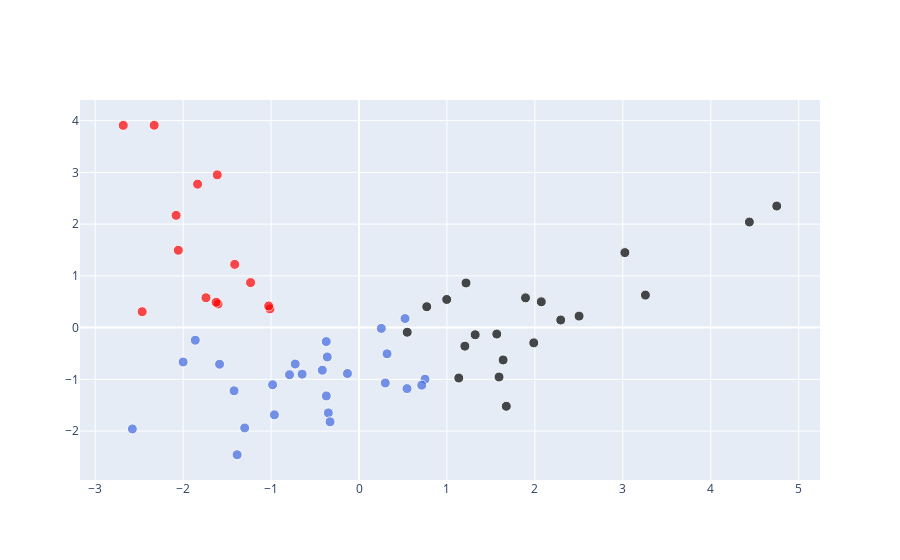

This figure's notebook cell:
### Markdown cell above
La représentation dans le plan de l'ACP semble une nouvelle fois relativement fiable au vu de la varaince expliquée par les deux premiers axes (surtout par le premier). 

Il est toujours aussi difficile en revanche de trouver un nombre de cluster optimal par cette méthode de l'inertie intraclasse.

Cette fois-ci, lorsque l'on partitionne nos données en deux clusters, la distinction ne se fait plus selon le niveau des variables en 2000. Il s'agit au contraire de séparer d'un côté les pays qui ont eu une forte croissance, basée sur l'augmentation de l'utilisation de l'énergie par tête et des émission de GES. On retrouve ainsi des coefficients relativement importants et significatifs en ce qui concerne la régression linéaire du PIB sur ces dex indicateurs. En revanche, leur industrie et leur développement des énergies alternatives ne sont que proches de la moyenne, et le développement de l'agriculture un peu en-dessous. Le second cluster représente alors les pays qui ont une trajectoire exactement inverse.

On regarde si on peut raffiner un peu plus.

### Code cell
A,dic,axis=get_cluster_ACP(3,data_set_4, seed = 1)
print(dic)
A.tail(3)

### Figure 1 — Plotly figure (JSON) as saved in the notebook; plotly's stock layout.template omitted (floating-point values rounded to 4 significant figures)
{"data": [{"hoverinfo": "text", "marker": {"color": ["royalblue", "royalblue", "black", "black", "red", "royalblue", "royalblue", "black", "red", "black", "black", "royalblue", "royalblue", "royalblue", "red", "black", "red", "red", "black", "royalblue", "black", "royalblue", "royalblue", "red", "royalblue", "red", "red", "royalblue", "royalblue", "royalblue", "royalblue", "black", "royalblue", "royalblue", "black", "black", "black", "royalblue", "black", "royalblue", "red", "royalblue", "royalblue", "royalblue", "black", "black", "red", "red", "red", "royalblue", "black", "red", "royalblue", "black", "black", "black", "royalblue", "royalblue", "black", "red"], "size": [10, 10, 10, 10, 10, 10, 10, 10, 10, 10, 10, 10, 10, 10, 10, 10, 10, 10, 10, 10, 10, 10, 10, 10, 10, 10, 10, 10, 10, 10, 10, 10, 10, 10, 10, 10, 10, 10, 10, 10, 10, 10, 10, 10, 10, 10, 10, 10, 10, 10, 10, 10, 10, 10, 10, 10, 10, 10, 10, 10]}, "mode": "markers", "text": ["ARG", "AUS", "AUT", "BGD", "BGR", "BOL", "BRA", "BWA", "CHE", "CHL", "CHN", "CIV", "CMR", "COG", "COL", "CRI", "CUB", "DNK", "DOM", "ECU", "EGY", "ETH", "FIN", "FRA", "GAB", "GBR", "GHA", "GTM", "HND", "HTI", "IDN", "IND", "ITA", "KEN", "KOR", "LKA", "MAR", "MEX", "MYS", "NGA", "NLD", "NOR", "NPL", "NZL", "PAK", "PAN", "PHL", "PRY", "ROU", "SDN", "SLV", "SWE", "TGO", "THA", "TUN", "TUR", "URY", "VEN", "VNM", "ZMB"], "type": "scatter", "uid": "2e277309-0cc5-44ac-81f1-ae15f9394c39", "x": [-0.3489, -0.1315, 1.675, 1.135, -2.055, 0.5458, 0.7504, 1.894, -2.681, 1.987, 4.751, -2.577, -1.862, -1.421, -1.414, 0.7702, -1.74, -2.329, 0.9974, 0.2986, 1.639, -0.7903, -0.3728, -1.233, -0.9625, -1.836, -1.012, 0.3187, -0.7256, -1.3, 0.2537, 2.294, -0.372, -0.9826, 4.439, 2.073, 1.592, -0.3292, 1.204, -1.386, -1.028, -0.4174, 0.5232, -0.3611, 0.5479, 1.567, -1.602, -1.625, -1.612, -2.0, 1.217, -2.08, -1.586, 3.257, 1.321, 2.502, 0.7137, -0.647, 3.023, -2.466], "y": [-1.649, -0.8878, -1.521, -0.975, 1.495, -1.179, -0.9976, 0.5748, 3.91, -0.2954, 2.349, -1.96, -0.2437, -1.222, 1.222, 0.4036, 0.5771, 3.912, 0.5437, -1.07, -0.6257, -0.9105, -0.2704, 0.87, -1.686, 2.773, 0.3624, -0.507, -0.7042, -1.94, -0.01528, 0.147, -1.321, -1.105, 2.04, 0.4986, -0.9552, -1.821, -0.3584, -2.458, 0.4176, -0.8233, 0.1753, -0.5676, -0.09, -0.1249, 0.4567, 0.4895, 2.952, -0.6658, 0.8626, 2.17, -0.708, 0.628, -0.1382, 0.2223, -1.113, -0.8997, 1.45, 0.3078]}], "layout": {"hovermode": "closest"}}
